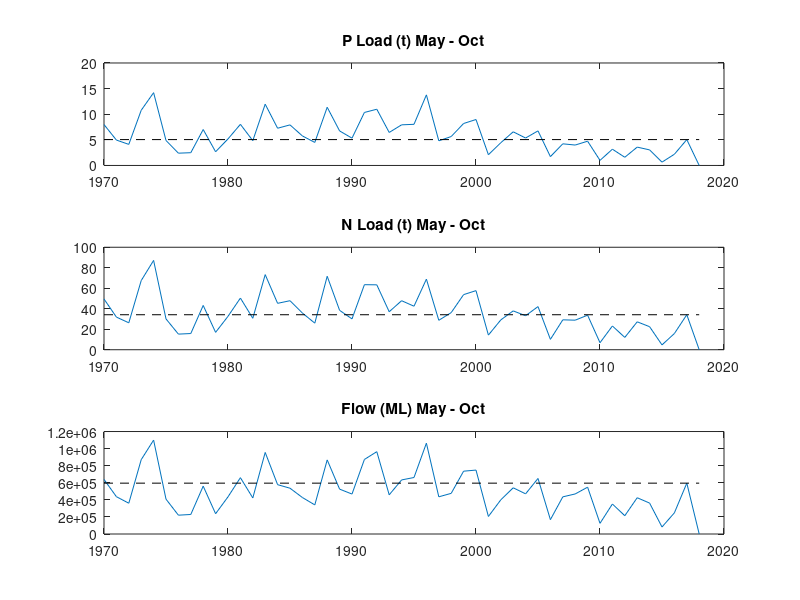

MATLAB code to generate this figure: (Note: this script raises an error after producing the figure.)
clear all; close all;

load load.mat;

dv = datevec(datearray);

u_years = unique(dv(:,1));

for i = 1:length(u_years)
    
    sss = find(dv(:,1) == u_years(i) & ...
        dv(:,2) > 4 & ...
        dv(:,2) < 11);
    
    wetP(i) = sum(total_P(sss))/(1000*1000);
    wetN(i) = sum(total_N(sss))/(1000*1000);
    wetML(i) = sum(ML(sss));
    
end



figure



subplot(3,1,1)
plot(u_years,wetP);hold on
plot([u_years(1) u_years(end)],[wetP(end-1) wetP(end-1)],'--k');



title('P Load (t) May - Oct');

subplot(3,1,2)
plot(u_years,wetN);hold on
plot([u_years(1) u_years(end)],[wetN(end-1) wetN(end-1)],'--k');

title('N Load (t) May - Oct');


subplot(3,1,3)
plot(u_years,wetML);hold on
plot([u_years(1) u_years(end)],[wetML(end-1) wetML(end-1)],'--k');




title('Flow (ML) May - Oct');

load daily_all.mat;


dd = datevec(daily.Dawesville_Cut.Cyano.Date);
sss = find(dd(:,1) == 2005 & ...
        dd(:,2) > 4 & ...
        dd(:,2) < 11);
    